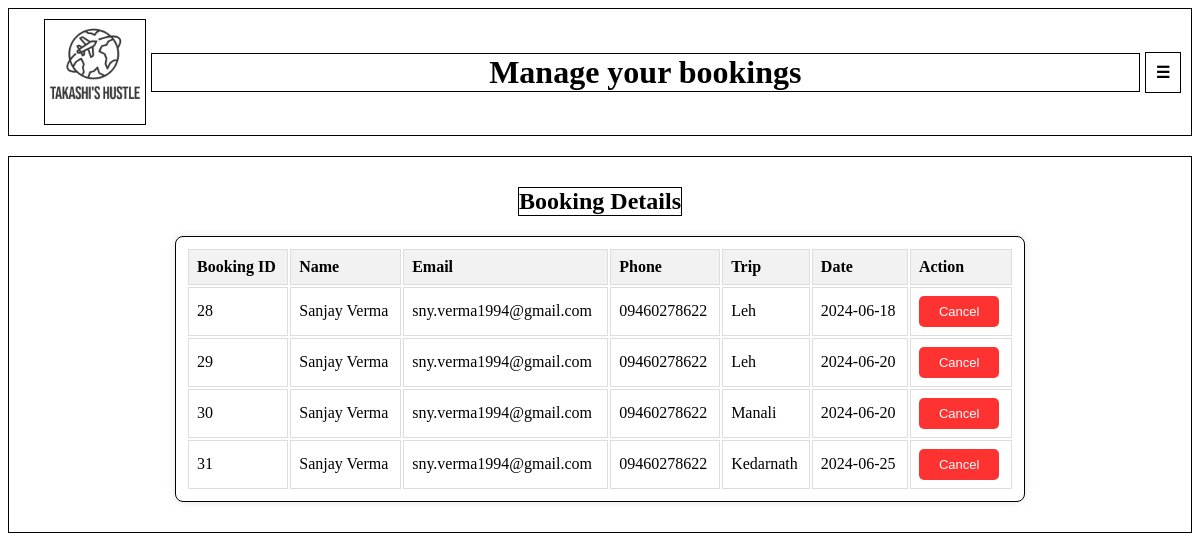
Screenshot of /manage_booking (signed in) with the database file from the repository.
### tables this page shows
CREATE TABLE bookings (booking_id INTEGER PRIMARY KEY AUTOINCREMENT, username TEXT, name TEXT, email TEXT, phone TEXT, trip TEXT, date TEXT);

### app.py (the view)
@app.route('/manage_booking')
def manage_booking():
    if 'username' in session:
        username = session['username']
        with sqlite3.connect('database.db') as conn:
            conn.row_factory = sqlite3.Row
            cur = conn.cursor()
            cur.execute("SELECT * FROM bookings WHERE username=?", (username,))
            bookings = [dict(row) for row in cur.fetchall()]
            return render_template('manage_bookings.html', username=username, bookings=bookings)
    else:
        return redirect(url_for('login'))

### templates/manage_bookings.html (shortened to what this page needs)
<!DOCTYPE html>
<html lang="en">
<head>
    <link rel="stylesheet" href="static/manage_bookings.css">
</head>
<body>
    <div class="navbar">
        <a href="{{ url_for('welcome') }}" class="logo-link">
            <img id="logo" src="static/logo11.png" alt="Logo">
        </a>
        <h1>Manage your bookings</h1>
        <div class="dropdown">
            <button class="dropbtn" onclick="openDropdownButtonContent()">☰</button>
        </div>
    </div>
    <div class="booking-details">
        <h2>Booking Details</h2>
        <table>
            <tr>
                <th>Booking ID</th>
                <th>Name</th>
                <th>Email</th>
                <th>Phone</th>
                <th>Trip</th>
                <th>Date</th>
                <th>Action</th>
            </tr>
            {% for booking in bookings %}
                <tr>
                    <td>{{ booking.booking_id }}</td>
                    <td>{{ booking.name }}</td>
                    <td>{{ booking.email }}</td>
                    <td>{{ booking.phone }}</td>
                    <td>{{ booking.trip }}</td>
                    <td>{{ booking.date }}</td>
                    <td>
                        <button class="cancle-button" onclick="openForm('popupForm_{{ booking.booking_id }}')">Cancel</button>
                    </td>
                </tr>
            {% else %}
                <tr>
                    <td colspan="6">No bookings found.</td>
                </tr>
            {% endfor %}
        </table>
    </div>
</body>
</html>

### static/manage_bookings.css (style rules this page uses)
.navbar { display: flex; align-items: center; background-color: white; color: black; padding: 10px; margin-bottom: 20px; border: 1px solid black; }
.logo-link { display: inline-block; margin-right: 5px; margin-left: 25px; border: 1px solid black; }
#logo { width: 100px; height: 100px; transform: scale(1.8); }
.navbar h1 { text-align: center; flex-grow: 1; margin-right: 5px; border: 1px solid black; }
.dropbtn { background-color: white; color: black; padding: 10px; font-size: 16px; border: none; cursor: pointer; font-weight: bold; border: 1px solid black; }
.booking-details { display: flex; align-items: center; flex-direction: column; background-color: white; color: black; padding: 10px; margin-bottom: 20px; border: 1px solid black; }
h2 { margin-bottom: 20px; border: 1px solid black; }
table { width: 850px; align-items: center; background-color: white; color: black; padding: 10px; margin-bottom: 20px; border: 1px solid black; border-radius: 8px; box-shadow: 0 0 10px rgba(0, 0, 0, 0.1); }
th, td { border: 1px solid #ddd; padding: 8px; text-align: left; }
th { background-color: #f2f2f2; }
.cancle-button { background-color: red; color: white; padding: 8px 20px; text-align: center; text-decoration: none; display: inline-block; font-size: 13px; cursor: pointer; border: none; border-radius: 5px; opacity: 0.8; z-index: 10; }

### rows the page displays
bookings: booking_id "28", name "Sanjay Verma", email "sny.verma1994@gmail.com", phone "09460278622", trip "Leh", date "2024-06-18"
bookings: booking_id "29", name "Sanjay Verma", email "sny.verma1994@gmail.com", phone "09460278622", trip "Leh", date "2024-06-20"
bookings: booking_id "30", name "Sanjay Verma", email "sny.verma1994@gmail.com", phone "09460278622", trip "Manali", date "2024-06-20"
bookings: booking_id "31", name "Sanjay Verma", email "sny.verma1994@gmail.com", phone "09460278622", trip "Kedarnath", date "2024-06-25"
